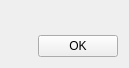
<?xml version="1.0" encoding="UTF-8"?>
<ui version="4.0">
 <class>MainMenu::CRFIDPopUp</class>
 <widget class="QWidget" name="MainMenu::CRFIDPopUp">
  <property name="geometry">
   <rect>
    <x>0</x>
    <y>0</y>
    <width>129</width>
    <height>68</height>
   </rect>
  </property>
  <property name="windowTitle">
   <string>Form</string>
  </property>
  <layout class="QGridLayout" name="gridLayout">
   <item row="0" column="0">
    <widget class="MainMenu::CScrollTable" name="widget" native="true"/>
   </item>
   <item row="1" column="0">
    <layout class="QHBoxLayout" name="horizontalLayout_2">
     <item>
      <spacer name="horizontalSpacer_2">
       <property name="orientation">
        <enum>Qt::Horizontal</enum>
       </property>
       <property name="sizeHint" stdset="0">
        <size>
         <width>2</width>
         <height>20</height>
        </size>
       </property>
      </spacer>
     </item>
     <item>
      <widget class="QPushButton" name="OkBtn">
       <property name="focusPolicy">
        <enum>Qt::NoFocus</enum>
       </property>
       <property name="text">
        <string>OK</string>
       </property>
      </widget>
     </item>
    </layout>
   </item>
  </layout>
 </widget>
 <customwidgets>
  <customwidget>
   <class>MainMenu::CScrollTable</class>
   <extends>QWidget</extends>
   <header>MainMenu/Include/ScrollTable.h</header>
   <container>1</container>
  </customwidget>
 </customwidgets>
 <resources/>
 <connections/>
</ui>
